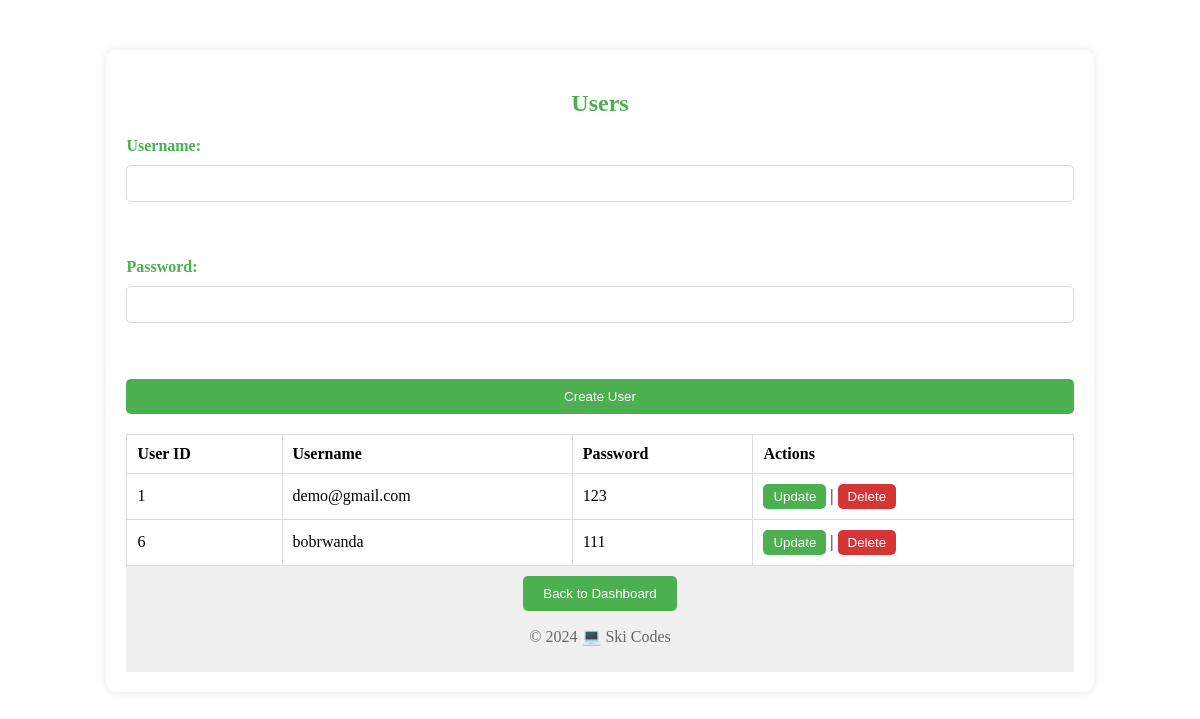
The page /users.php on the database its author committed.
### tables this page shows
CREATE TABLE IF NOT EXISTS `users` (
  `UserId` int(11) NOT NULL AUTO_INCREMENT,
  `UserName` varchar(50) NOT NULL,
  `Password` varchar(255) NOT NULL,
  PRIMARY KEY (`UserId`)
);

### users.php (the view, shortened to what this page needs)
<div class="container">
  <h2>Users</h2>
  <?php
  $conn = mysqli_connect("localhost", "root", "", "STORE");
?>
  <form action="<?php echo $_SERVER['PHP_SELF'];?>" method="post">
    <label for="username">Username:</label>
    <input type="text" id="username" name="username"><br><br>
    <label for="password">Password:</label>
    <input type="password" id="password" name="password"><br><br>
    <input type="submit" name="create_user" value="Create User">
  </form>
  <table>
    <tr>
      <th>User ID</th>
      <th>Username</th>
      <th>Password</th>
      <th>Actions</th>
    </tr>
    <?php
    $query = "SELECT *FROM Users";
    $result = mysqli_query($conn, $query);
    while ($row = mysqli_fetch_assoc($result)) {
      echo "<tr>";
      echo "<td>". $row['UserId']. "</td>";
      echo "<td>". $row['UserName']. "</td>";
      echo "<td>". $row['Password']. "</td>";
      echo "<td><a href='".$_SERVER['PHP_SELF']."?id=". $row['UserId']. "&update=true'><button class='action-btn'>Update</button></a> | <button class='delete-btn' onclick=\"if(confirm('Are you sure you want to delete this user?')){location.href='".$_SERVER['PHP_SELF']."?id=". $row['UserId']. "&delete=true'}\">Delete</button></td>";
      echo "</tr>";
    }
?>
  </table>
  <div class="footer" style="background-color: #f0f0f0; padding: 10px; text-align: center; color: #666;">
    <button class="back-btn" style="background-color: #4CAF50; color: #fff; padding: 10px 20px; border: none; border-radius: 5px; cursor: pointer;" onclick="location.href='dashboard.php'">Back to Dashboard</button>
    <p style="color: #666;">&copy; 2024 💻 Ski Codes </></p>
  </div>
</div>

### users.php (style rules this page uses)
.container { width: 80%; margin: 50px auto; background: #fff; padding: 20px; box-shadow: 0 0 10px rgba(0, 0, 0, 0.1); border-radius: 10px; }
h2 { text-align: center; color: #4CAF50; }
form { display: flex; flex-direction: column; gap: 10px; margin-bottom: 20px; }
label { color: #4CAF50; font-weight: bold; }
input { padding: 10px; border: 1px solid #ddd; border-radius: 5px; }
input[type="submit"] { background-color: #4CAF50; color: #fff; padding: 10px 20px; border: none; border-radius: 5px; cursor: pointer; }
table { border-collapse: collapse; width: 100%; }
th, td { border: 1px solid #ddd; padding: 10px; text-align: left; }
.action-btn { background-color: #4CAF50; color: #fff; padding: 5px 10px; border: none; border-radius: 5px; cursor: pointer; }
.back-btn { background-color: #4CAF50; color: #fff; padding: 10px 20px; border: none; border-radius: 5px; cursor: pointer; }
.footer { background-color: #f0f0f0; padding: 10px; text-align: center; color: #666; }
.delete-btn { background-color: #D63535; color: #fff; padding: 5px 10px; border: none; border-radius: 5px; cursor: pointer; }

### rows shown on the page
users: UserId "1", UserName "demo@gmail.com", Password "123"
users: UserId "6", UserName "bobrwanda", Password "111"
